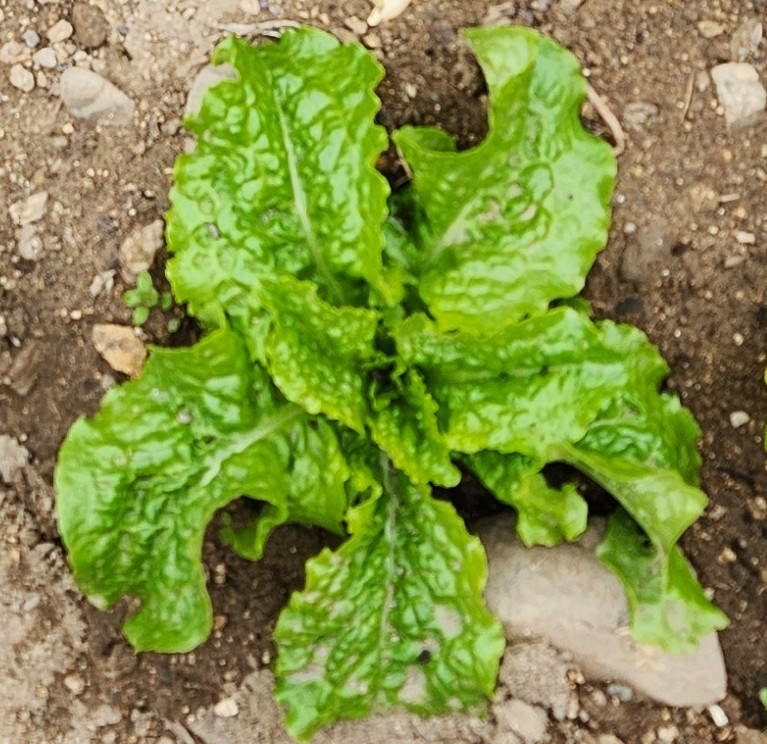
#> input picture lettuce_test.jpg, 767 x 744 px
$ python grabcut_leaf_segmentation.py
#> lines starting #> are read from the running program, lines starting #| are printed output that depends on the picture; after the words box and inside, x2 and y2 are one past the last pixel; in counts of white or black regions, pixels touching at a corner belong together
import cv2
import numpy as np
import matplotlib.pyplot as plt

def main():
    # -------------------------------------------------------------------------
    # 1. Image Initialization & Automated ROI Detection
    # -------------------------------------------------------------------------
    # Load the target image
    img_path = 'lettuce_test.jpg'
    img_original = cv2.imread(img_path)
#> img_original is the input picture: shape (744, 767, 3); mean B, G, R 70.3, 145.2, 132.7

    if img_original is None:
        print("[ERROR] Image files not found. Please check the file paths.")
        return

    img_display = img_original.copy()

    # Automated ROI generation using HSV color space (instead of manual coordinates)
    hsv = cv2.cvtColor(img_original, cv2.COLOR_BGR2HSV)
#> hsv: shape (744, 767, 3); mean H, S, V 29.6, 145.7, 155.1
    lower_green = np.array([25, 40, 40])
    upper_green = np.array([95, 255, 255])
    green_mask = cv2.inRange(hsv, lower_green, upper_green)
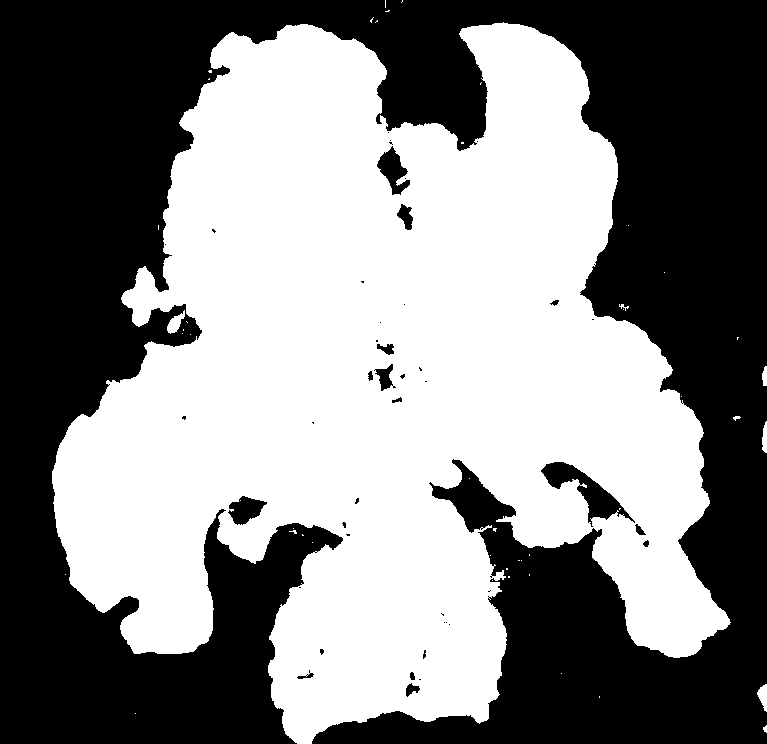
#> green_mask: shape (744, 767); 51.8% white; 44 black regions (29 under 20 px)

    # Find the largest contour in the green mask (target plant)
    contours, _ = cv2.findContours(green_mask, cv2.RETR_EXTERNAL, cv2.CHAIN_APPROX_SIMPLE)
#> contours = 45 contours, 40 with area under 20; largest, box (x1, y1, x2, y2) and area: (52, 22, 731, 744) 296992, (167, 310, 185, 334) 177, (757, 684, 767, 712) 142, (762, 421, 767, 453) 92, (762, 366, 767, 386) 59
    largest_green_contour = max(contours, key=cv2.contourArea)
#> largest_green_contour = contour of 2202 points, box (x1, y1, x2, y2) (52, 22, 731, 744), area 296992
    x, y, w, h = cv2.boundingRect(largest_green_contour)
#> x = 52; y = 22; w = 679; h = 722

    # Add padding to the Bounding Box to fully enclose the plant
    pad = 40
    x1 = max(0, x - pad)
#> x1 = 12
    y1 = max(0, y - pad)
#> y1 = 0
    x2 = min(img_original.shape[1], x + w + pad)
#> x2 = 767
    y2 = min(img_original.shape[0], y + h + pad)
#> y2 = 744
    rect = (x1, y1, x2 - x1, y2 - y1)
#> rect = (12, 0, 755, 744)

    cv2.rectangle(img_display, (x1, y1), (x2, y2), (255, 0, 0), 8)
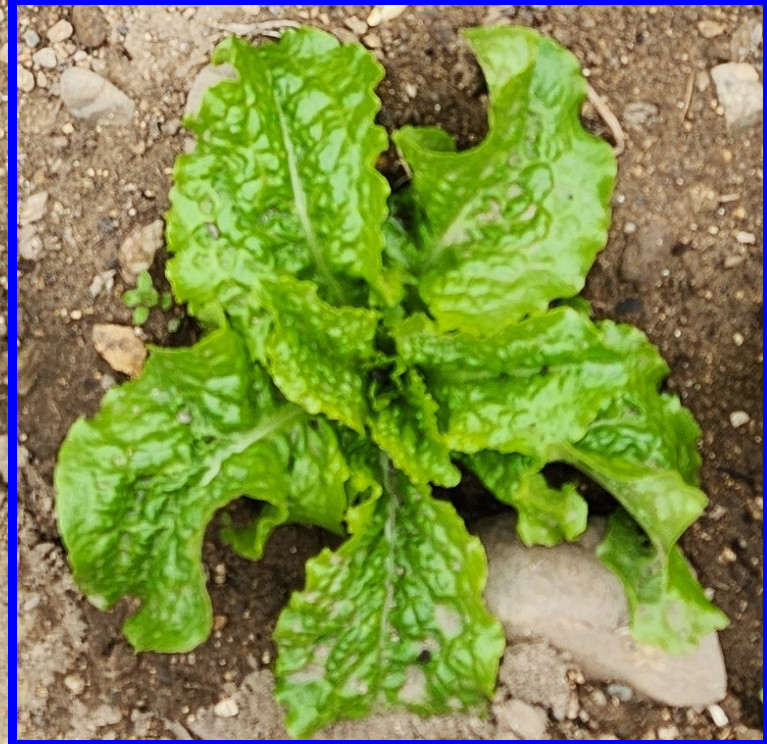
#> img_display: shape (744, 767, 3); 2.87% of pixels changed, all inside (x1, y1, x2, y2) = (8, 0, 767, 744)
    print(f"[INFO] Auto-ROI properly detected the target plant at: {rect}")
#| [INFO] Auto-ROI properly detected the target plant at: (12, 0, 755, 744)

    # -------------------------------------------------------------------------
    # 2. Foreground Segmentation (GrabCut Algorithm)
    # -------------------------------------------------------------------------
    mask = np.zeros(img_original.shape[:2], np.uint8)
    bgdModel = np.zeros((1, 65), np.float64)
    fgdModel = np.zeros((1, 65), np.float64)

    print("[INFO] Executing GrabCut algorithm to remove soil and background noise...")

    # Apply Bounding Box-based GrabCut
    cv2.grabCut(img_original, mask, rect, bgdModel, fgdModel, 5, cv2.GC_INIT_WITH_RECT)

    # Retain only definite (1) and probable (3) foreground pixels
    binary_mask = np.where((mask == 2) | (mask == 0), 0, 1).astype('uint8')
    img_segmented = img_original * binary_mask[:, :, np.newaxis]
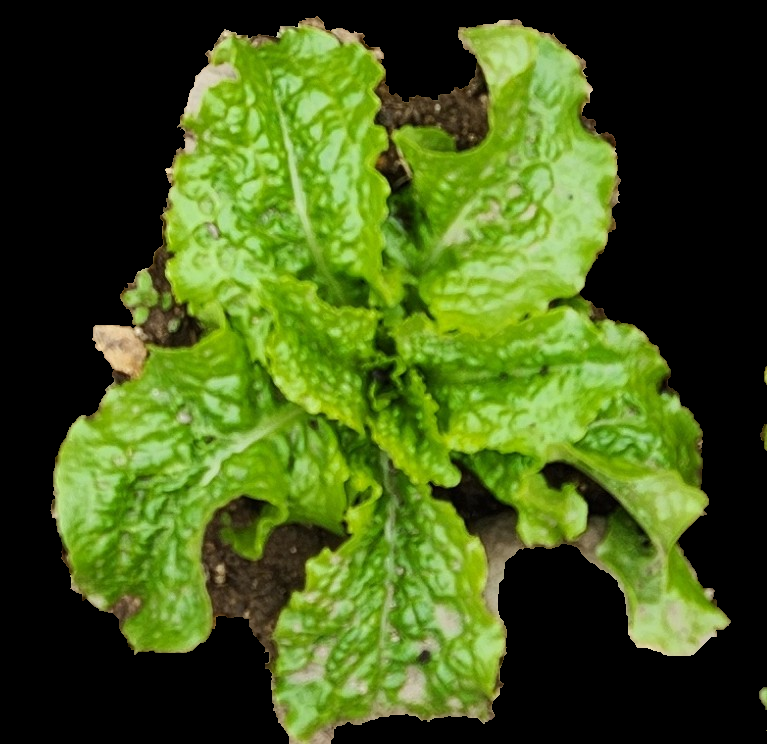
#> img_segmented: shape (744, 767, 3); mean B, G, R 26.4, 89.4, 67.6

    print("[INFO] Target plant successfully segmented from the background.")

    # -------------------------------------------------------------------------
    # 3. Phenotypic Trait Extraction (Contour & Area)
    # -------------------------------------------------------------------------
    gray_segmented = cv2.cvtColor(img_segmented, cv2.COLOR_BGR2GRAY)
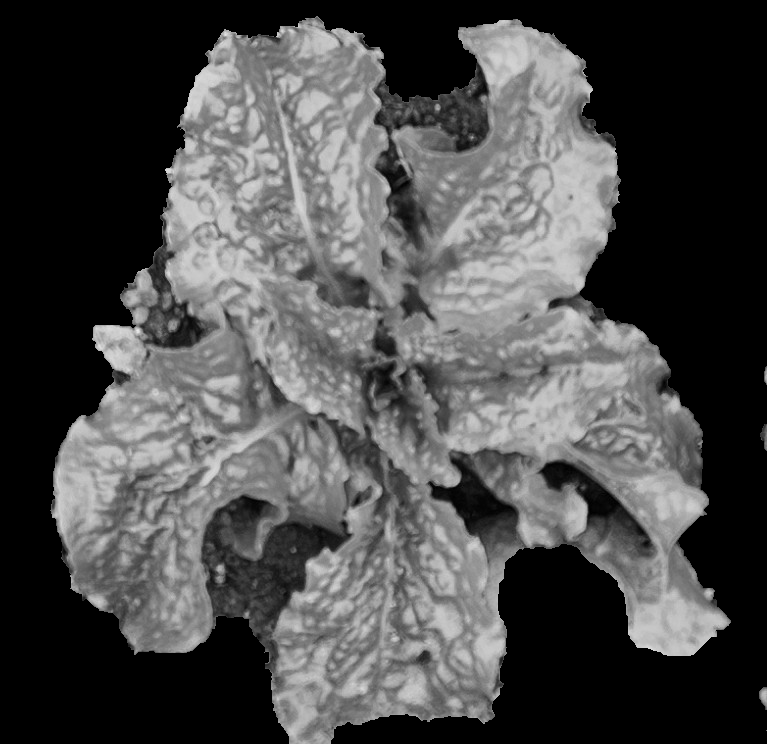
#> gray_segmented: shape (744, 767); min 0, max 236, mean 75.7
    _, thresh = cv2.threshold(gray_segmented, 1, 255, cv2.THRESH_BINARY)
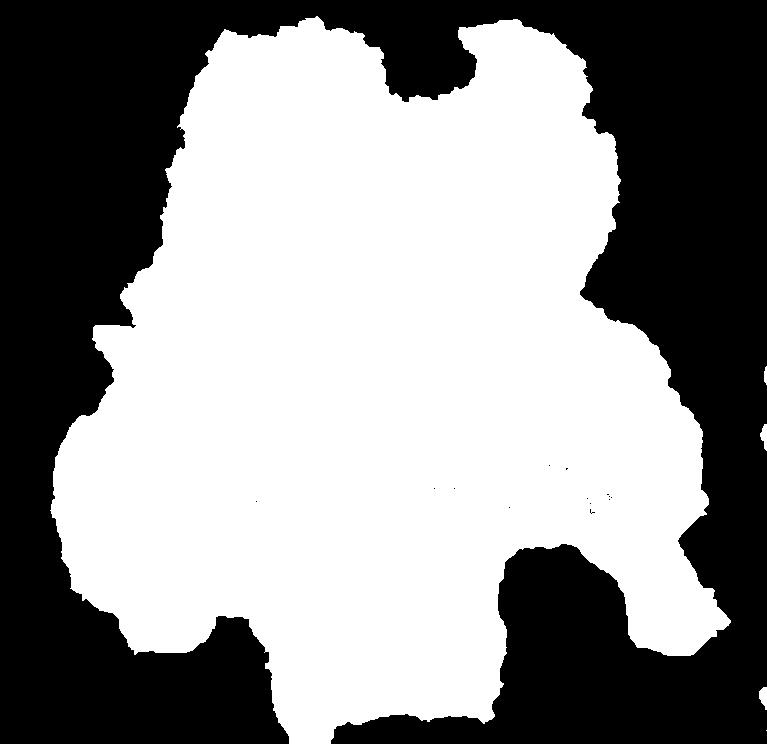
#> thresh: shape (744, 767); 56.8% white; 14 black regions (13 under 20 px)
    final_contours, _ = cv2.findContours(thresh, cv2.RETR_EXTERNAL, cv2.CHAIN_APPROX_SIMPLE)
#> final_contours = 5 contours, 1 with area under 20; largest, box (x1, y1, x2, y2) and area: (50, 16, 731, 744) 322537, (759, 687, 767, 710) 106, (760, 424, 767, 451) 90, (764, 366, 767, 385) 27

    if not final_contours:
        print("[WARNING] No contours detected in the segmented area.")
        return

    # Extract the final area from the segmented result
    target_contour = max(final_contours, key=cv2.contourArea)
#> target_contour = contour of 1168 points, box (x1, y1, x2, y2) (50, 16, 731, 744), area 322537
    leaf_area = cv2.contourArea(target_contour)
#> leaf_area = 322537

    print(f"[INFO] Phenotypic Trait Extracted -> Plant Area: {leaf_area} pixels.")
#| [INFO] Phenotypic Trait Extracted -> Plant Area: 322537.0 pixels.

    # -------------------------------------------------------------------------
    # 4. Visualization
    # -------------------------------------------------------------------------
    print("[INFO] Generating visualization for the extracted phenotypic traits...")

    # Draw the contour and text for the area
    cv2.drawContours(img_segmented, [target_contour], -1, (0, 255, 0), 8)
    text = f"Plant Area: {leaf_area:.1f} px"
#> text = 'Plant Area: 322537.0 px'
    cv2.putText(img_segmented, text, (x1, max(y1 - 30, 50)),
                cv2.FONT_HERSHEY_SIMPLEX, 2.0, (0, 255, 255), 6)
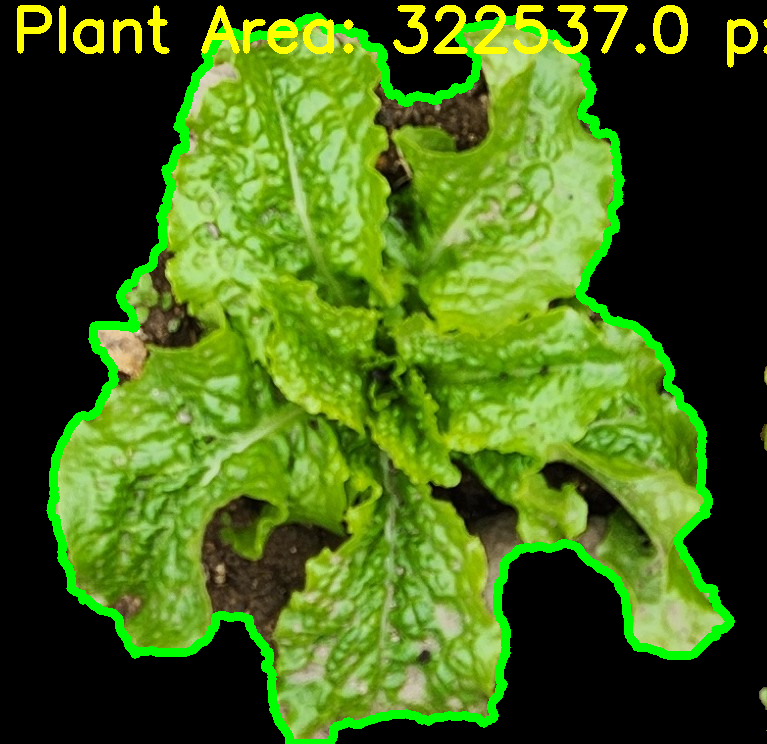
#> img_segmented: shape (744, 767, 3); mean B, G, R 24.2, 101.9, 68.4

    # Plot the results side-by-side
    plt.figure(figsize=(24, 8))

    plt.subplot(1, 3, 1)
    plt.imshow(cv2.cvtColor(img_display, cv2.COLOR_BGR2RGB))
    plt.title("Step 1. Auto-ROI Detection (HSV)", fontsize=18)
    plt.axis('off')

    plt.subplot(1, 3, 2)
    plt.imshow(binary_mask, cmap='gray')
    plt.title("Step 2. GrabCut Foreground Mask", fontsize=18)
    plt.axis('off')

    plt.subplot(1, 3, 3)
    plt.imshow(cv2.cvtColor(img_segmented, cv2.COLOR_BGR2RGB))
    plt.title("Step 3. Extracted Phenotypic Trait (Area)", fontsize=18)
    plt.axis('off')

    plt.tight_layout()
    plt.show()
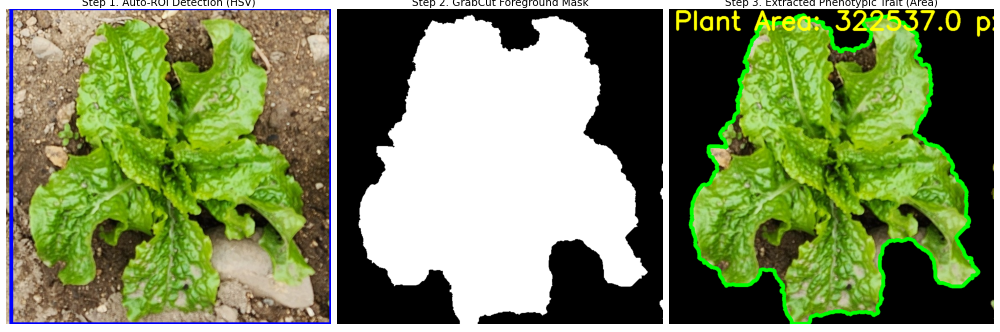
#> figure drawn by matplotlib, 3 panels

if __name__ == "__main__":
    main()

$ run again, with greenhouse_crop.jpg copied over lettuce_test.jpg
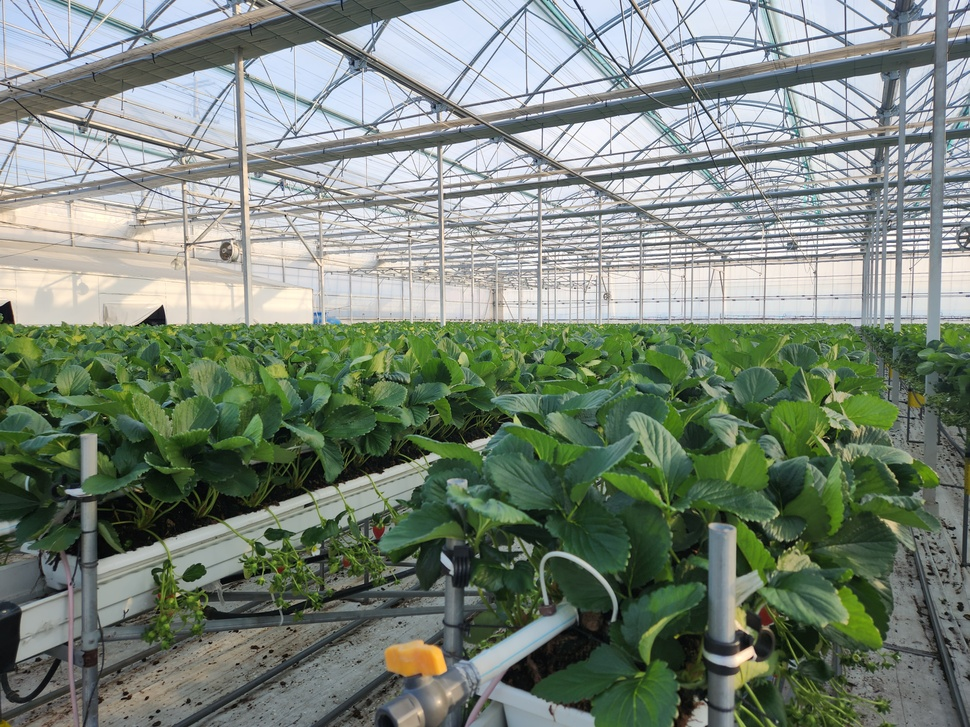
#> input picture greenhouse_crop.jpg, 970 x 727 px, shrunk from 4000 x 3000 before the run
#> in main, img_original is the input picture: shape (727, 970, 3); mean B, G, R 120.6, 133.3, 121.5
#> hsv: shape (727, 970, 3); mean H, S, V 68, 59.3, 138
#> in main, `green_mask = cv2.inRange(hsv, lower_green, upper_green)`:
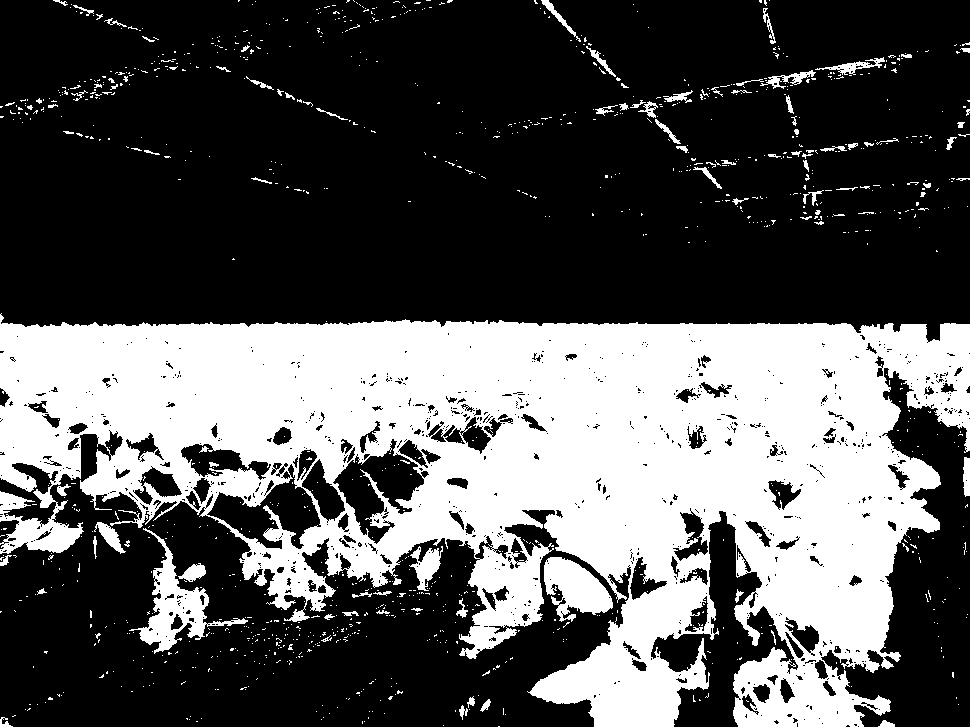
#> green_mask: shape (727, 970); 34% white; 1143 white regions (1051 under 20 px)
#> contours = 1053 contours, 1006 with area under 20; largest, box (x1, y1, x2, y2) and area: (0, 313, 970, 727) 247462, (129, 528, 248, 654) 3407, (544, 557, 613, 622) 2526, (409, 546, 443, 591) 624, (94, 522, 126, 554) 335
#> largest_green_contour = contour of 3983 points, box (x1, y1, x2, y2) (0, 313, 970, 727), area 247462
#> x = 0; y = 313; w = 970; h = 414
#> x1 = 0
#> y1 = 273
#> x2 = 970
#> y2 = 727
#> rect = (0, 273, 970, 454)
#> img_display: shape (727, 970, 3); 2.36% of pixels changed, all inside (x1, y1, x2, y2) = (0, 269, 970, 727)
#| [INFO] Auto-ROI properly detected the target plant at: (0, 273, 970, 454)
#> thresh: shape (727, 970); 55.4% white; 6 black regions (4 under 20 px)
#> final_contours = 1 contour; box (x1, y1, x2, y2) and area: (0, 301, 970, 727) 389992
#> target_contour = contour of 384 points, box (x1, y1, x2, y2) (0, 301, 970, 727), area 389992
#> leaf_area = 389992
#| [INFO] Phenotypic Trait Extracted -> Plant Area: 389992.0 pixels.
#> text = 'Plant Area: 389992.0 px'
#> in main, `plt.show()`:
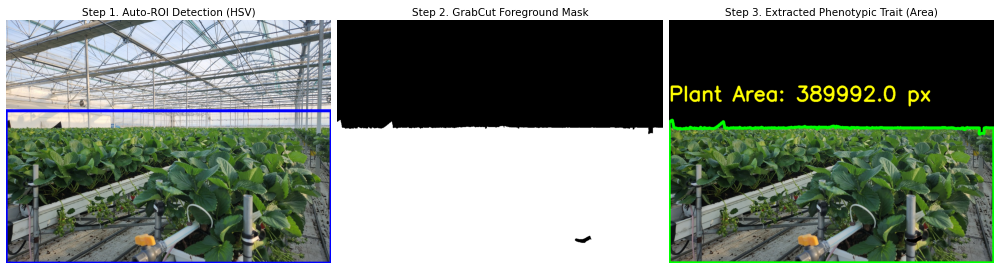
#> figure drawn by matplotlib, 3 panels
